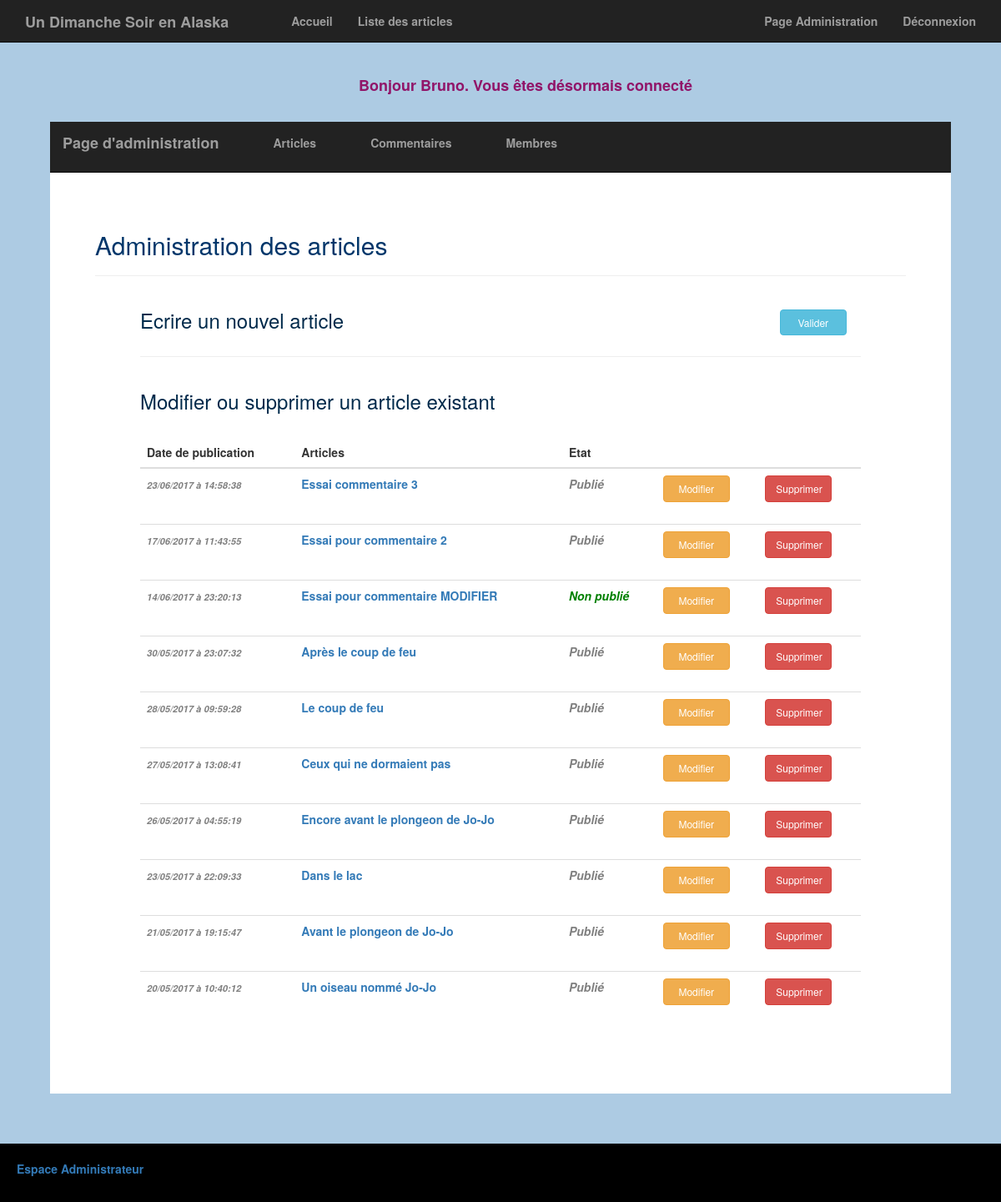
The page /index.php?action=adminAccueil (signed in) on the database its author committed.
### tables this page shows
CREATE TABLE `article` (
  `art_id` int(11) NOT NULL AUTO_INCREMENT,
  `art_title` varchar(100) NOT NULL,
  `art_content` varchar(2000) NOT NULL,
  `art_date` datetime NOT NULL DEFAULT CURRENT_TIMESTAMP,
  `art_modified` datetime NOT NULL,
  `art_publish` tinyint(1) DEFAULT NULL,
  PRIMARY KEY (`art_id`)
);

### index.php (called while the page is built, shortened)
<?php
$routeur = new Routeur();
$routeur->routerRequete();

### Modele/Article.php (called while the page is built, shortened)
<?php
require_once 'Modele.php';
class Article extends Modele {
    public function getAdminArticles() {
        $sql = 'SELECT *, DATE_FORMAT (art_date, \'%d/%m/%Y à %H:%i:%s\') AS date_fr FROM article ORDER BY art_id DESC';
        $adminArticles = $this->executerRequete($sql);
        return $adminArticles;
    }
}

### Modele/Modele.php (called while the page is built)
<?php
abstract class Modele {
    private $bdd;
    protected function executerRequete($sql, $params = null) {
        if ($params == null) {
            $resultat = $this->getBdd()->query($sql);
        }
        else {
            $resultat = $this->getBdd()->prepare($sql);
            $resultat->execute($params);
        }
        return $resultat;
    }
    private function getBdd() {
        if ($this->bdd == null) {
            $this->bdd = new PDO('mysql:host=localhost;dbname=blog;charset=utf8',
                    'root', 'root',
                    array(PDO::ATTR_ERRMODE => PDO::ERRMODE_EXCEPTION));
        }
        return $this->bdd;
    }
}

### Vue/vueAdminAccueil.php (the view, shortened to what this page needs)
<header>
    <?php require 'menuAdmin.php'; ?>
</header>
<div class="titre">
    <div class="row">
        <div class="col-xs-12">
            <h2 id="admin">Administration des articles</h2>
            <hr/>
        </div>
    </div>
</div>
<div class="page">
    <section>
        <div class="row">
            <div class="col-xs-12">
                <h3>Ecrire un nouvel article
                    <a class="btn btn-info" style="float: right; margin-right: 2%; width:80px; font-size: 12px;"
                       href="<?= "index.php?action=ajouterArticle" ?>">Valider</a></h3>
            </div>
        </div>
        <hr/>
    </section>
    <section>
        <div class='row'>
            <div class="col-xs-12">
                <h3>Modifier ou supprimer un article existant</h3>
                <br/>
                <table class="table table-hover" cellspacing="0" width="100%">
                    <thead>
                    <tr>
                        <th>Date de publication</th>
                        <th>Articles</th>
                        <th>Etat</th>
                        <th></th>
                        <th></th>
                    </tr>
                    </thead>
                    <tbody>
                    <?php foreach ($adminArticles as $article): ?>
                        <tr>
                            <td>
                                <time style="color:grey; font-size: 0.8em"><i><?= $article['date_fr'] ?></i></time>
                            </td>
                            <td>
                                <a href="<?= "index.php?action=article&art_id=" . $article['art_id'] ?>">
                                    <p class="titreArticle"><?= htmlspecialchars($article['art_title']) ?></p><br/>
                                </a>
                            </td>
                            <td>
                                <?php
                                if ($article['art_publish'] == 0){
                                    echo '<p style="color: green; font-style : italic; "> Non publié';
                                    echo '</p>';
                                }
                                else if ($article['art_publish'] == 1){
                                    echo '<p style="color: grey; font-style : italic; "> Publié';
                                    echo '</p>';
                                }
                                 else if ($article['art_publish'] == 2){
                                    echo '<p style="color: red; font-style : italic; "> Supprimé';
                                    echo '</p>';
                                }
                                ?>
                            </td>
                            <td>
                                <a class="btn btn-warning" style="font-size: 12px; width: 80px;"
                                   href="<?= "index.php?action=modifierArticle&art_id=" . $article['art_id'] ?>">Modifier</a>
                            </td>
                            <td>
                                <?php if ($article['art_publish'] != 2) {
                                echo
                                '<a class="btn btn-danger" style="font-size: 12px;width: 80px;"
                                   href="' . "index.php?action=deleteArticle&art_id=" . $article['art_id'] . '">Supprimer'; echo '</a>'; } ?>
                            </td>
                        </tr>
                    <?php endforeach; ?>
                    </tbody>
                </table>
                <br/><br/><br/>
            </div>
    </section>
</div>

### Public/css/style.css (style rules this page uses)
body { background-color: #ADCBE3; margin-top: 50px; }
h3 { color: #002A4B }
h2 { color: #00366A; }
p { color: grey; }
.page { margin-left: 10%; margin-right: 10%; }
.titre { padding-left: 5%; padding-top: 30px; padding-right: 5%; }
.titreArticle { color: #337ab7; }

### rows shown on the page
article: date_fr "23/06/2017 à 14:58:38", art_title "Essai commentaire 3", art_publish "Publié"
article: date_fr "17/06/2017 à 11:43:55", art_title "Essai pour commentaire 2", art_publish "Publié"
article: date_fr "14/06/2017 à 23:20:13", art_title "Essai pour commentaire MODIFIER", art_publish "Non publié", $article['art_id'] 8 (drawn)
article: date_fr "30/05/2017 à 23:07:32", art_title "Après le coup de feu", art_publish "Publié"
article: date_fr "28/05/2017 à 09:59:28", art_title "Le coup de feu", art_publish "Publié"
article: date_fr "27/05/2017 à 13:08:41", art_title "Ceux qui ne dormaient pas", art_publish "Publié"
article: date_fr "26/05/2017 à 04:55:19", art_title "Encore avant le plongeon de Jo-Jo", art_publish "Publié"
article: date_fr "23/05/2017 à 22:09:33", art_title "Dans le lac", art_publish "Publié"
article: date_fr "21/05/2017 à 19:15:47", art_title "Avant le plongeon de Jo-Jo", art_publish "Publié"
article: date_fr "20/05/2017 à 10:40:12", art_title "Un oiseau nommé Jo-Jo", art_publish "Publié"

### other values the page prints
$_SESSION['flash'] "Bonjour Bruno. Vous êtes désormais connecté"
